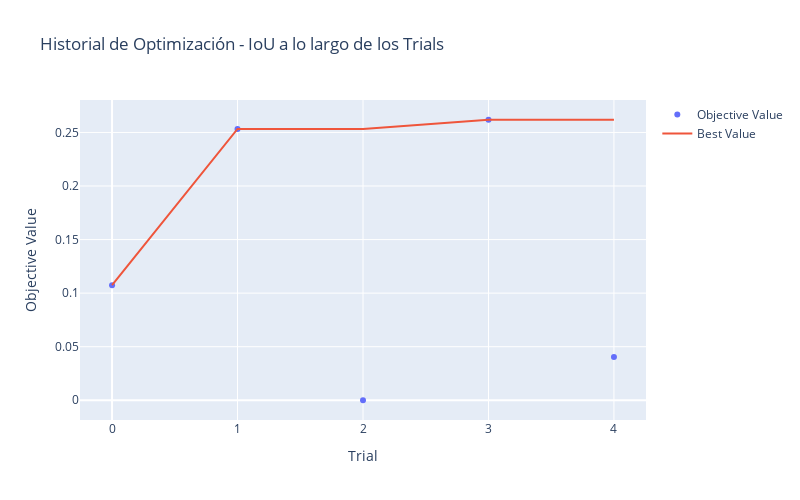
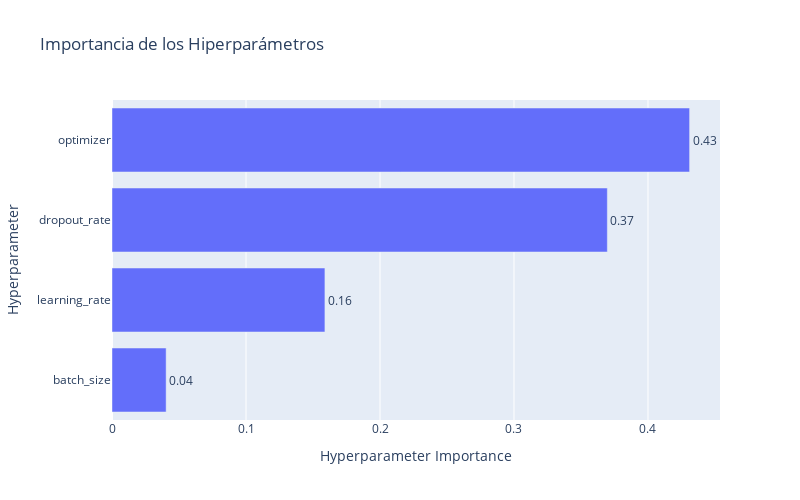

These figures' notebook cell, in order:
### Code cell
quick_optimization_example()

### Figure 1 — Plotly figure (JSON) as saved in the notebook; plotly's stock layout.template omitted (floating-point values rounded to 4 significant figures)
{"data": [{"mode": "markers", "name": "Objective Value", "type": "scatter", "x": [0, 1, 2, 3, 4], "y": [0.1074, 0.2532, 0, 0.2619, 0.04033]}, {"mode": "lines", "name": "Best Value", "type": "scatter", "x": [0, 1, 2, 3, 4], "y": [0.1074, 0.2532, 0.2532, 0.2619, 0.2619]}, {"marker": {"color": "#cccccc"}, "mode": "markers", "name": "Infeasible Trial", "showlegend": false, "type": "scatter", "x": [], "y": []}], "layout": {"height": 500, "title": {"text": "Historial de Optimización - IoU a lo largo de los Trials"}, "width": 800, "xaxis": {"title": {"text": "Trial"}}, "yaxis": {"title": {"text": "Objective Value"}}}}

### Figure 2 — Plotly figure (JSON) as saved in the notebook; plotly's stock layout.template omitted (floating-point values rounded to 4 significant figures)
{"data": [{"cliponaxis": false, "hovertemplate": ["batch_size (CategoricalDistribution): 0.040395145336922<extra></extra>", "learning_rate (FloatDistribution): 0.1588976483554318<extra></extra>", "dropout_rate (FloatDistribution): 0.3696548668982125<extra></extra>", "optimizer (CategoricalDistribution): 0.43105233940943377<extra></extra>"], "name": "Objective Value", "orientation": "h", "text": ["0.04", "0.16", "0.37", "0.43"], "textposition": "outside", "type": "bar", "x": [0.0404, 0.1589, 0.3697, 0.4311], "y": ["batch_size", "learning_rate", "dropout_rate", "optimizer"]}], "layout": {"height": 500, "title": {"text": "Importancia de los Hiperparámetros"}, "width": 800, "xaxis": {"title": {"text": "Hyperparameter Importance"}}, "yaxis": {"title": {"text": "Hyperparameter"}}}}
